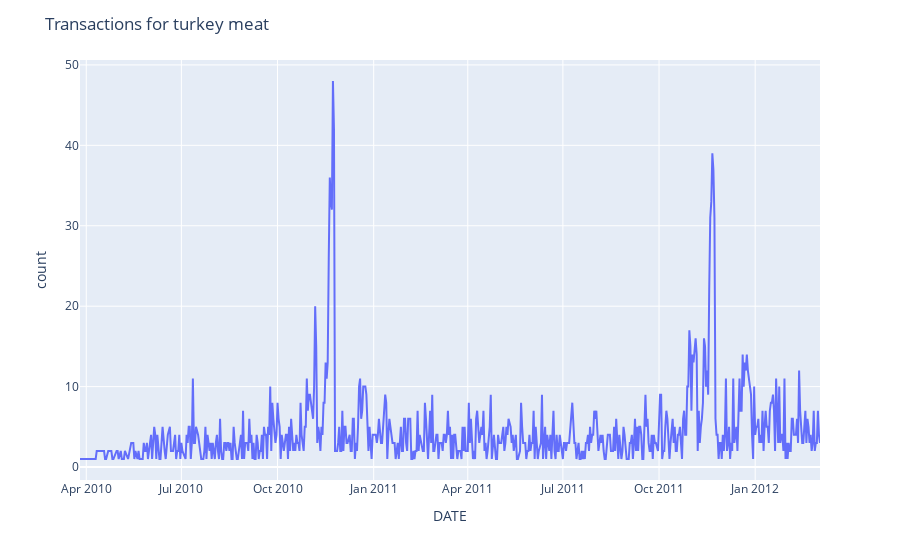

Notebook code for this chart:
### Markdown cell above
If we look only at the transactions for Turkey meat (see below), we observe two peaks around the 20th of November which corresponds to Thanksgiving. As this is a US specific holiday. We think that the dataset might have been collected in the US.

### Code cell
# Get turkey transactions
df_turkey_meat = df_meat_products[df_meat_products.COMMODITY_DESC.str.contains("TURKEY")]
df_turkey_meat_transactions = pd.merge(df_turkey_meat, df_transactions, on="PRODUCT_ID", how="inner")
trans_per_day_turkey = df_turkey_meat_transactions.groupby("DATE")["household_key"].count().reset_index(name="count").reset_index()
# Plot
fig = px.line(trans_per_day_turkey, x='DATE', y='count')
fig.update_layout(title="Transactions for turkey meat")
fig.show()

### Figure 1 — Plotly figure (JSON) as saved in the notebook; plotly's stock layout.template omitted (floating-point values rounded to 4 significant figures; data arrays with more than 128 entries replaced by an {"elided": "..."} marker saying what was removed)
{"data": [{"hoverlabel": {"namelength": 0}, "hovertemplate": "DATE=%{x}<br>count=%{y}", "legendgroup": "", "line": {"color": "#636efa", "dash": "solid"}, "mode": "lines", "name": "", "showlegend": false, "type": "scatter", "x": {"elided": "651 str values"}, "xaxis": "x", "y": {"elided": "651 int values"}, "yaxis": "y"}], "layout": {"autosize": true, "legend": {"tracegroupgap": 0}, "margin": {"t": 60}, "title": {"text": "Transactions for turkey meat"}, "xaxis": {"anchor": "y", "autorange": true, "domain": [0, 1], "range": ["2010-03-26", "2012-03-03"], "title": {"text": "DATE"}, "type": "date"}, "yaxis": {"anchor": "x", "autorange": true, "domain": [0, 1], "range": [-1.611, 50.61], "title": {"text": "count"}, "type": "linear"}}}
